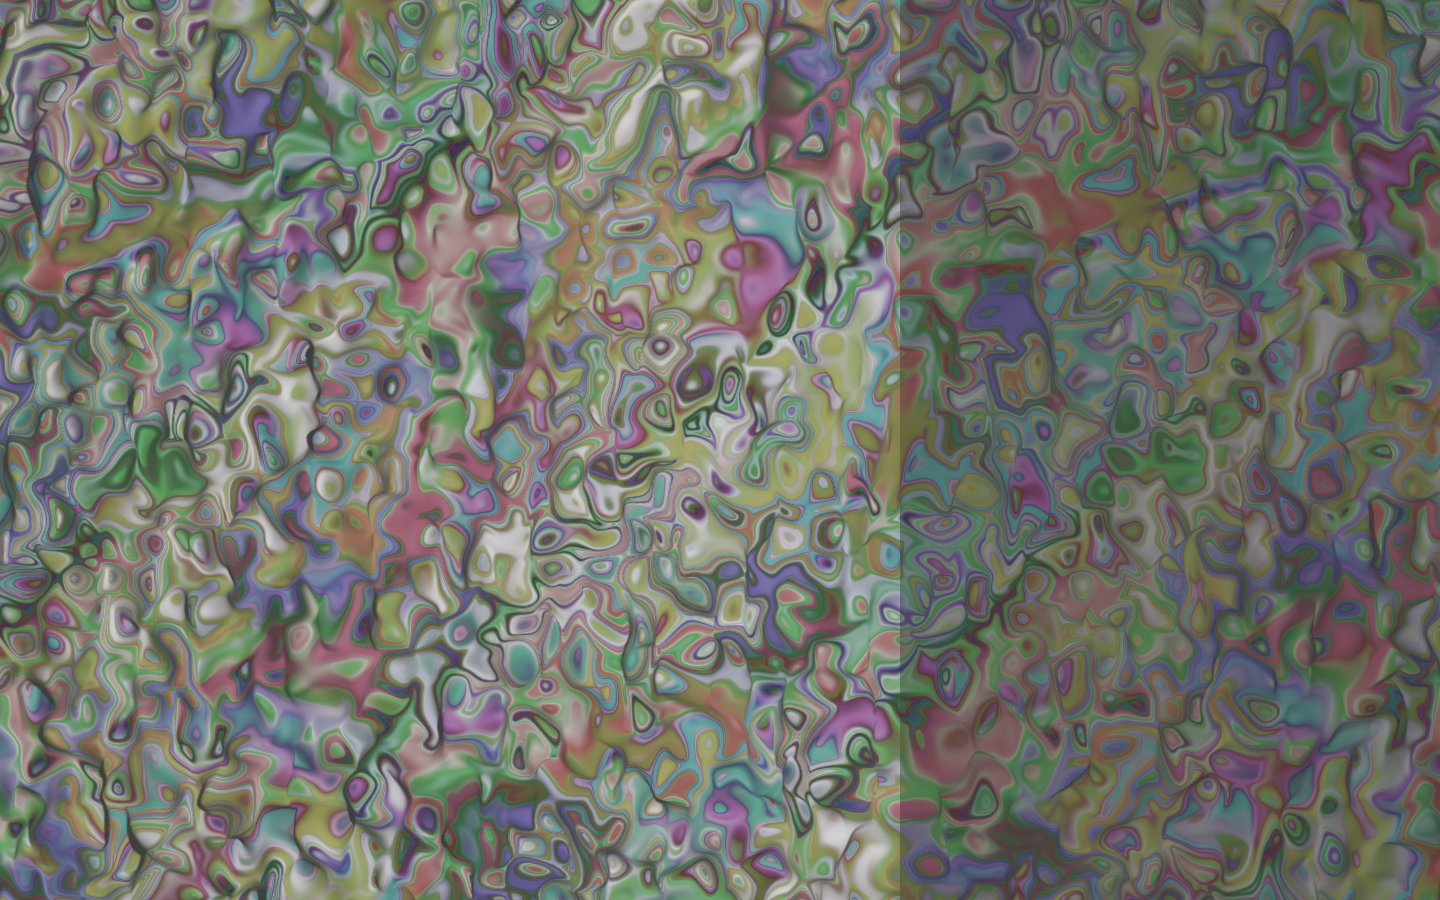

This chart was generated by the following Python code:
import pygame

s = pygame.image.load('BackgroundPRE.png')
d = pygame.Surface((1440-900,900))
d.set_alpha(128)
s.blit(d,(900,0))

pygame.image.save(s,'Background.png')
